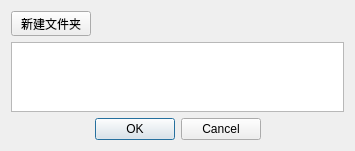
<?xml version="1.0" encoding="UTF-8"?>
<ui version="4.0">
 <class>Dialog</class>
 <widget class="QDialog" name="Dialog">
  <property name="geometry">
   <rect>
    <x>0</x>
    <y>0</y>
    <width>355</width>
    <height>151</height>
   </rect>
  </property>
  <property name="windowTitle">
   <string>Dialog</string>
  </property>
  <layout class="QVBoxLayout" name="verticalLayout">
   <item>
    <widget class="QToolButton" name="toolButton">
     <property name="minimumSize">
      <size>
       <width>80</width>
       <height>25</height>
      </size>
     </property>
     <property name="text">
      <string>新建文件夹</string>
     </property>
    </widget>
   </item>
   <item>
    <widget class="QPlainTextEdit" name="plainTextEdit"/>
   </item>
   <item>
    <layout class="QHBoxLayout" name="horizontalLayout">
     <item>
      <spacer name="horizontalSpacer_2">
       <property name="orientation">
        <enum>Qt::Horizontal</enum>
       </property>
       <property name="sizeHint" stdset="0">
        <size>
         <width>40</width>
         <height>20</height>
        </size>
       </property>
      </spacer>
     </item>
     <item>
      <widget class="QDialogButtonBox" name="buttonBox">
       <property name="orientation">
        <enum>Qt::Horizontal</enum>
       </property>
       <property name="standardButtons">
        <set>QDialogButtonBox::Cancel|QDialogButtonBox::Ok</set>
       </property>
      </widget>
     </item>
     <item>
      <spacer name="horizontalSpacer">
       <property name="orientation">
        <enum>Qt::Horizontal</enum>
       </property>
       <property name="sizeHint" stdset="0">
        <size>
         <width>40</width>
         <height>20</height>
        </size>
       </property>
      </spacer>
     </item>
    </layout>
   </item>
  </layout>
 </widget>
 <resources/>
 <connections>
  <connection>
   <sender>buttonBox</sender>
   <signal>accepted()</signal>
   <receiver>Dialog</receiver>
   <slot>accept()</slot>
   <hints>
    <hint type="sourcelabel">
     <x>248</x>
     <y>254</y>
    </hint>
    <hint type="destinationlabel">
     <x>157</x>
     <y>274</y>
    </hint>
   </hints>
  </connection>
  <connection>
   <sender>buttonBox</sender>
   <signal>rejected()</signal>
   <receiver>Dialog</receiver>
   <slot>reject()</slot>
   <hints>
    <hint type="sourcelabel">
     <x>316</x>
     <y>260</y>
    </hint>
    <hint type="destinationlabel">
     <x>286</x>
     <y>274</y>
    </hint>
   </hints>
  </connection>
 </connections>
</ui>
